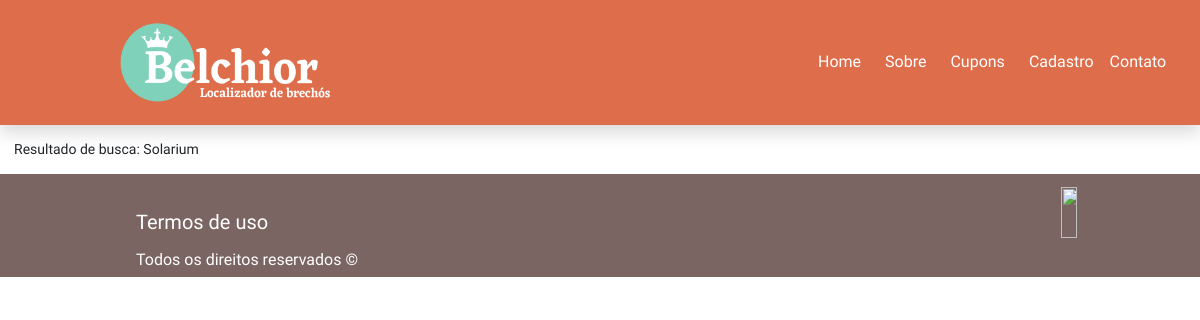
/busca2.php, run on an earlier commit of the app's database.
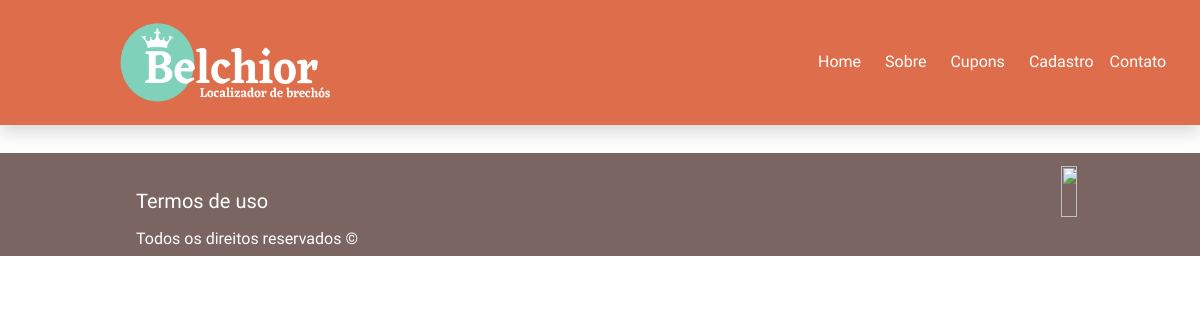
And on a later commit of the database.
### tables this page shows
CREATE TABLE `cadastro` (
  `id` int NOT NULL AUTO_INCREMENT,
  `nome` varchar(50) NOT NULL,
  `email` varchar(100) NOT NULL,
  `telefone` varchar(13) NOT NULL,
  `nome_loja` varchar(100) NOT NULL,
  `formato_loja` set('Fisica','Online','Hibrida') DEFAULT NULL,
  `produtos` varchar(100) DEFAULT NULL,
  `cidade` varchar(20) DEFAULT NULL,
  `estado` varchar(30) DEFAULT NULL,
  `horario` varchar(100) DEFAULT NULL,
  `rua` varchar(50) DEFAULT NULL,
  `complemento` varchar(50) DEFAULT NULL,
  `link` varchar(150) NOT NULL,
  PRIMARY KEY (`id`)
);

### html/busca2.php (the view, shortened to what this page needs)
<!DOCTYPE html>
<html lang="pt-br">
    <head>
        <link href="https://cdn.jsdelivr.net/npm/bootstrap@5.1.0/dist/css/bootstrap.min.css" rel="stylesheet">
        <link rel="stylesheet" type="text/css" href="../css/normalize.css">
        <link rel="stylesheet" type="text/css" href="../css/style.css">
    </head>
    <body>
        <div>
            <nav class="navbar navbar-expand-lg navbar-dark fixed-top" id="mainNav">
                <a class="d-inline" href="index.html"><img src="../img/logo.png"></a>
                <div class="collapse navbar-collapse" id="navbarSupportedContent">
                    <ul class="navbar-nav me-auto mb-2 mb-lg-0">
                        <li class="nav-item me-2">
                            <a class="nav-link text-white" aria-current="page" href="index.html">Home</a>
                        </li>
                        <li class="nav-item me-2">
                            <a class="nav-link text-white" href="sobre.html">Sobre</a>
                        </li>
                        <li class="nav-item me-2">
                            <a class="nav-link text-white" href="cupons.html">Cupons</a>
                        </li>
                        <li class="nav-item">
                            <a class="nav-link text-white" href="cadastro.php">Cadastro</a>
                        </li>
                        <li class="nav-item">
                            <a class="nav-link text-white" href="contato.html">Contato</a>
                        </li>
                    </ul>
                </div>
            </nav>
        </div>
        <div id="conteudo" style="padding: 1em">
            <?php
                $host = 'localhost';
                $user = 'root';
                $pass = '';
                $bd   = 'belchior';
                $conectar = mysqli_connect( $host, $user, $pass, $bd);
                $nome_brecho = $_POST['nome_brecho'];
                $query = "SELECT * FROM cadastro WHERE nome_loja LIKE '%$nome_brecho%' LIMIT 5";
                $result = mysqli_query($conectar, $query) or die(mysqli_error($conectar));;
                while( $row = mysqli_fetch_array($result) ){
                    echo "Resultado de busca: " . $row['nome_loja'] . "<br>";
                }
            ?>
        </div>
        <div id="rodape">
            <div class="d-flex">
                <div class="me-auto">
                    <h5><a class="nav-link active text-white pt-4" aria-current="page" href="termos_de_uso.html">Termos de uso</a></h5>
                    <h6 class="text-white ms-3">Todos os direitos reservados ©</h6>
                </div>
                <div>
                    <img class="img-fluid" src="../img/logo-unb.png">
                </div>
            </div>
        </div>
    </body>
</html>

### css/style.css (style rules this page uses)
body { font-family: Trocchi; font-weight: 400; font-size: 16px; }
#mainNav { box-shadow: 0 0.5rem 1rem rgba(0, 0, 0, 0.15); background-color: #fff; background-color: #DE6E4B; padding: 0 10%; }
#mainNav img { width: 210px; height: 125px; float: left; }
#navbarSupportedContent { margin-left: 50%; text-align: right; }
#mainNav .nav-link { border-bottom: 1px solid #DE6E4B; }
#conteudo { background-color: #fff; padding-left: 10%; padding-right: 10%; height: fit-content; font-size: 14px; margin-top: 125px; }
#rodape { background: rgba(122, 101, 99, 1); position: fixed bottom; padding-left: 10%; padding-right: 10%; height: fit-content; max-height: 250px; font-size: 14px; padding-top: 1%; }
#rodape img { width: 90%; height: 75%; max-width: 250px; max-height: 200px; }
.img-fluid { margin-left: 4%; margin-top: 5%; }

What changed in the data, as far as the page shows it:
removed cadastro: nome_loja "Solarium"
